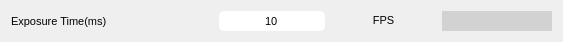
      <widget class="QWidget" name="layoutWidget_auto_02">
        <property name="geometry">
          <rect>
            <x>6</x>
            <y>18</y>
            <width>198</width>
            <height>34</height>
          </rect>
        </property>
        <layout class="QHBoxLayout" name="horizontalLayout_3">
          <item>
            <layout class="QHBoxLayout" name="horizontalLayout">
              <item>
                <widget class="QLabel" name="label">
                  <property name="minimumSize">
                    <size>
                      <width>162</width>
                      <height>0</height>
                    </size>
                  </property>
                  <property name="font">
                    <font>
                      <family>Arial</family>
                      <pointsize>8</pointsize>
                      <bold>false</bold>
                    </font>
                  </property>
                  <property name="text">
                    <string>Exposure Time(ms)</string>
                  </property>
                </widget>
              </item>
              <item>
                <spacer name="horizontalSpacer">
                  <property name="orientation">
                    <enum>Qt::Orientation::Horizontal</enum>
                  </property>
                  <property name="sizeType">
                    <enum>QSizePolicy::Policy::Fixed</enum>
                  </property>
                  <property name="sizeHint" stdset="0">
                    <size>
                      <width>40</width>
                      <height>20</height>
                    </size>
                  </property>
                </spacer>
              </item>
              <item>
                <widget class="QLineEdit" name="ExpTime">
                  <property name="sizePolicy">
                    <sizepolicy hsizetype="Minimum" vsizetype="Expanding">
                      <horstretch>0</horstretch>
                      <verstretch>0</verstretch>
                    </sizepolicy>
                  </property>
                  <property name="maximumSize">
                    <size>
                      <width>174</width>
                      <height>16777215</height>
                    </size>
                  </property>
                  <property name="font">
                    <font>
                      <family>Arial</family>
                      <pointsize>8</pointsize>
                    </font>
                  </property>
                  <property name="styleSheet">
                    <string notr="true">border-radius: 5px;</string>
                  </property>
                  <property name="text">
                    <string>10</string>
                  </property>
                  <property name="alignment">
                    <set>Qt::AlignmentFlag::AlignCenter</set>
                  </property>
                </widget>
              </item>
            </layout>
          </item>
          <item>
            <layout class="QHBoxLayout" name="horizontalLayout_2">
              <item>
                <widget class="QLabel" name="label_2">
                  <property name="minimumSize">
                    <size>
                      <width>105</width>
                      <height>0</height>
                    </size>
                  </property>
                  <property name="font">
                    <font>
                      <family>Arial</family>
                      <pointsize>8</pointsize>
                      <bold>false</bold>
                      <stylestrategy>PreferDefault</stylestrategy>
                      <kerning>true</kerning>
                    </font>
                  </property>
                  <property name="text">
                    <string>&lt;html&gt;&lt;head/&gt;&lt;body&gt;&lt;p align="center"&gt;FPS&lt;/p&gt;&lt;/body&gt;&lt;/html&gt;</string>
                  </property>
                </widget>
              </item>
              <item>
                <widget class="QLabel" name="FPS">
                  <property name="minimumSize">
                    <size>
                      <width>110</width>
                      <height>0</height>
                    </size>
                  </property>
                  <property name="font">
                    <font>
                      <family>Arial</family>
                      <pointsize>8</pointsize>
                    </font>
                  </property>
                  <property name="styleSheet">
                    <string notr="true">background-color: rgb(210, 210, 210);</string>
                  </property>
                  <property name="text">
                    <string />
                  </property>
                  <property name="alignment">
                    <set>Qt::AlignmentFlag::AlignCenter</set>
                  </property>
                </widget>
              </item>
            </layout>
          </item>
        </layout>
      </widget>
